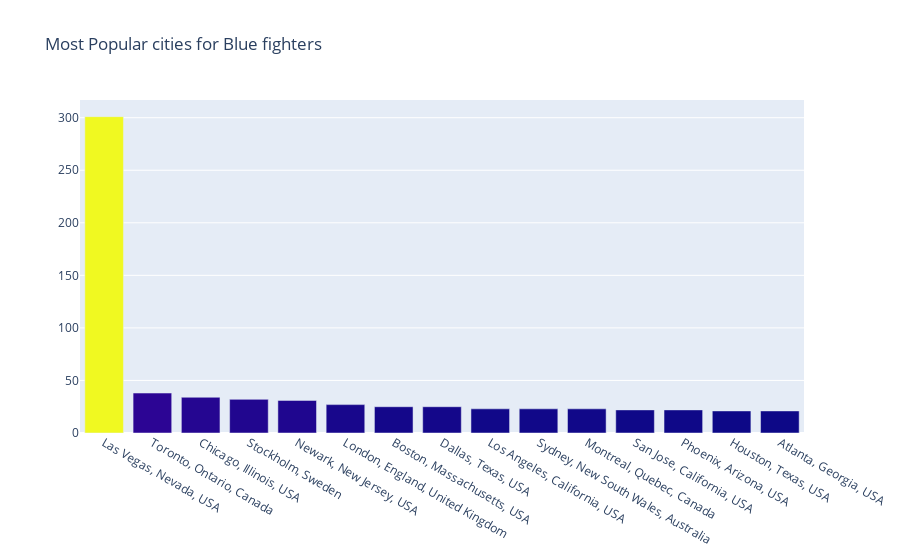

Here is the notebook cell this chart was saved with:
### Code cell
cnt_srs = df['B_Location'].value_counts().head(15)

trace = go.Bar(
    x=cnt_srs.index,
    y=cnt_srs.values,
    marker=dict(
        color=cnt_srs.values,
    ),
)

layout = go.Layout(
    title='Most Popular cities for Blue fighters'
)

data = [trace]
fig = go.Figure(data=data, layout=layout)
offline.iplot(fig, filename="Ratio")

### Figure 1 — Plotly figure (JSON) as saved in the notebook; plotly's stock layout.template omitted (floating-point values rounded to 4 significant figures)
{"data": [{"marker": {"color": [301, 38, 34, 32, 31, 27, 25, 25, 23, 23, 23, 22, 22, 21, 21]}, "type": "bar", "x": ["Las Vegas, Nevada, USA", "Toronto, Ontario, Canada", "Chicago, Illinois, USA", "Stockholm, Sweden", "Newark, New Jersey, USA", "London, England, United Kingdom", "Boston, Massachusetts, USA", "Dallas, Texas, USA", "Los Angeles, California, USA", "Sydney, New South Wales, Australia", "Montreal, Quebec, Canada", "San Jose, California, USA", "Phoenix, Arizona, USA", "Houston, Texas, USA", "Atlanta, Georgia, USA"], "y": [301, 38, 34, 32, 31, 27, 25, 25, 23, 23, 23, 22, 22, 21, 21]}], "layout": {"title": {"text": "Most Popular cities for Blue fighters"}}}
